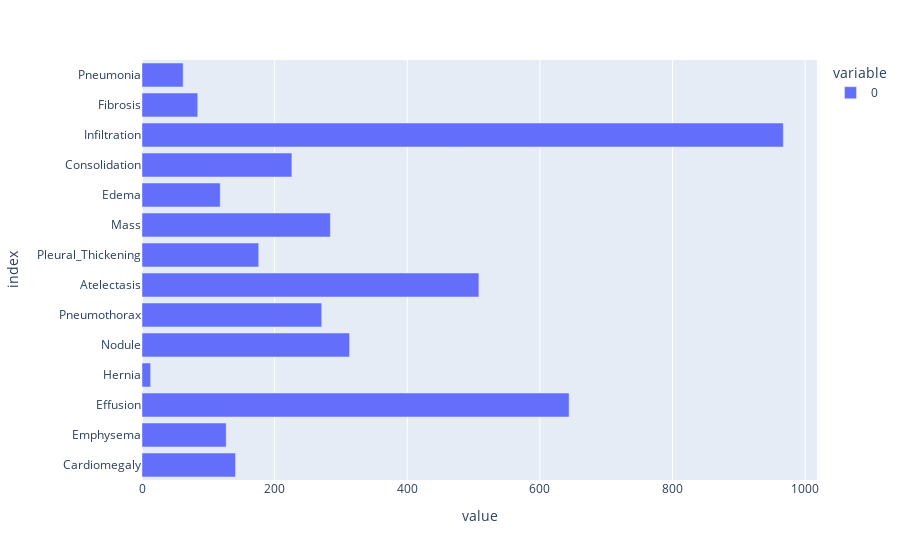

Source (notebook cell):
### Code cell
data = data.drop(['No Findings'],axis = 1)
data.iloc[:,1:].sum().plot.barh()

### Figure 1 — Plotly figure (JSON) as saved in the notebook; plotly's stock layout.template omitted (floating-point values rounded to 4 significant figures)
{"data": [{"alignmentgroup": "True", "hovertemplate": "variable=0<br>value=%{x}<br>index=%{y}<extra></extra>", "legendgroup": "0", "marker": {"color": "#636efa", "pattern": {"shape": ""}}, "name": "0", "offsetgroup": "0", "orientation": "h", "showlegend": true, "textposition": "auto", "type": "bar", "x": [141, 127, 644, 13, 313, 271, 508, 176, 284, 118, 226, 967, 84, 62], "xaxis": "x", "y": ["Cardiomegaly", "Emphysema", "Effusion", "Hernia", "Nodule", "Pneumothorax", "Atelectasis", "Pleural_Thickening", "Mass", "Edema", "Consolidation", "Infiltration", "Fibrosis", "Pneumonia"], "yaxis": "y"}], "layout": {"barmode": "relative", "legend": {"title": {"text": "variable"}, "tracegroupgap": 0}, "margin": {"t": 60}, "xaxis": {"anchor": "y", "domain": [0, 1], "title": {"text": "value"}}, "yaxis": {"anchor": "x", "domain": [0, 1], "title": {"text": "index"}}}}
